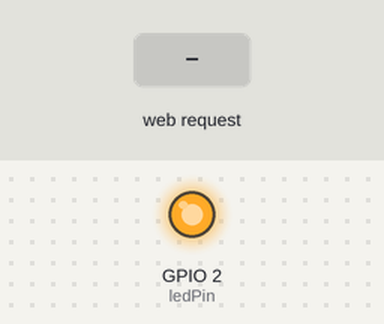
Bench run of a sketch on a simulated ESP8266 (NodeMCU). Parts: output pins drawn as LEDs (lit = HIGH). Inputs (shaded band) come from the test bench. WiFi joins after 1.5 s; servers stay silent unless stated; what the sketch prints to the serial monitor is not drawn.

Above: at 2.7 s.
2.8 s: HTTP request GET /led?state=off received
At 3.2 s:
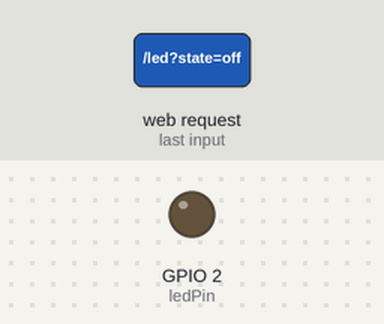
4.3 s: HTTP request GET /led?state=on received
At 5.5 s:
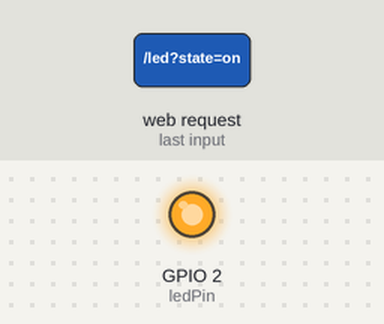
Timing chart, 0 to 7.3 s (numbered marks = the images above; inputs shaded):
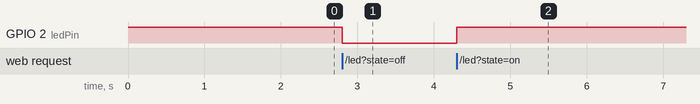

Measured:
- after the input at 2.8 s, GPIO 2 (ledPin): HIGH → LOW at once
- after the input at 4.3 s, GPIO 2 (ledPin): LOW → HIGH at once

The sketch:

sketch_nov1a.ino
```cpp
#include <ESP8266WiFi.h>
#include <ESP8266WebServer.h>
#include <WiFiManager.h> // Pustaka WiFiManager untuk konfigurasi WiFi

// Inisialisasi Web Server di port 80
ESP8266WebServer server(80);

// Definisikan pin untuk LED
const int ledPin = 2; // GPIO 2 pada ESP8266 (D4 pada NodeMCU)

// Status LED awal
bool ledState = false;

// Fungsi untuk mengendalikan LED on/off melalui URL

void handleLEDControl() {
  String state = server.arg("state");

  if (state == "on") {
    ledState = true;
    digitalWrite(ledPin, HIGH);  // LED nyala
    server.send(200, "text/plain", "LED ON");
  } else if (state == "off") {
    ledState = false;
    digitalWrite(ledPin, LOW); // LED mati
    server.send(200, "text/plain", "LED OFF");
  } else {
    server.send(400, "text/plain", "Parameter 'state' tidak valid! Gunakan 'on' atau 'off'.");
  }
}


// Fungsi untuk halaman web utama
void handleRoot() {
  String html = "<h1>Kontrol LED ESP8266</h1>";
  html += "<p><a href=\"/led?state=on\"><button style='padding:10px; font-size:18px;'>Hidupkan LED</button></a></p>";
  html += "<p><a href=\"/led?state=off\"><button style='padding:10px; font-size:18px;'>Matikan LED</button></a></p>";
  server.send(200, "text/html", html);
}

void setup() {
  // Set pin LED sebagai output
  pinMode(ledPin, OUTPUT);
  digitalWrite(ledPin, HIGH); // LED awalnya mati

  // Mulai Serial Monitor untuk debugging
  Serial.begin(115200);

  // Inisialisasi WiFi dengan WiFiManager
  WiFiManager wifiManager;

  // Reset konfigurasi WiFi jika diperlukan
  // wifiManager.resetSettings();

  // Buka portal konfigurasi jika tidak ada jaringan yang disimpan
  if (!wifiManager.autoConnect("ESP8266_LED_Control")) {
    Serial.println("Gagal terhubung ke jaringan, melakukan reset...");
    ESP.reset();
    delay(1000);
  }

  // Jika sudah terhubung, tampilkan alamat IP
  Serial.println("Terhubung ke WiFi!");
  Serial.print("IP Address: ");
  Serial.println(WiFi.localIP());

  // Tentukan URL untuk halaman utama dan kontrol LED
  server.on("/", handleRoot);
  server.on("/led", handleLEDControl);

  // Mulai server web
  server.begin();
  Serial.println("Server web siap!");
}

void loop() {
  // Jalankan server web
  server.handleClient();
}
```
